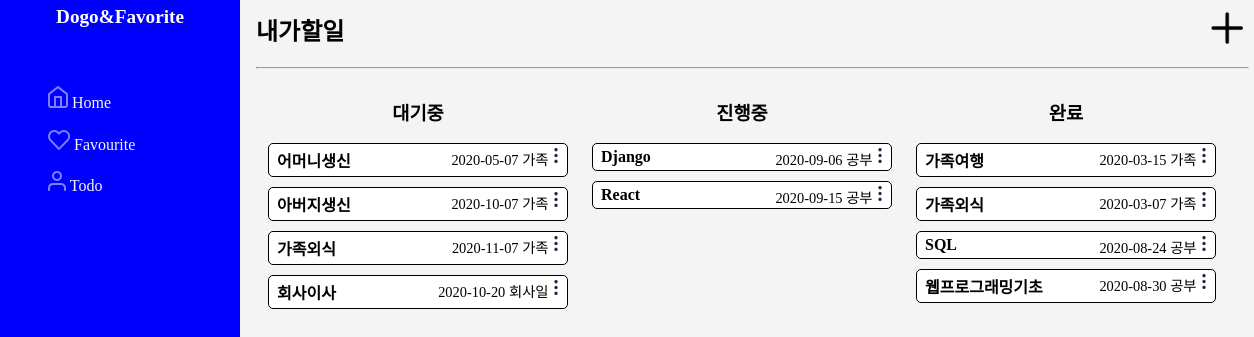
Page /second/todo on the committed database.
### second/models.py (models this page shows)
class Todo(models.Model):
    STATUS_LIST=[
        ('Pending', '할일'),
        ('Inprogress', '진행중'),
        ('End', '완료'),
    ]
    seq = models.AutoField(primary_key = True)
    name = models.CharField(max_length=50)
    status = models.CharField(max_length=10, choices=STATUS_LIST)
    reg_date = models.DateField(auto_now_add = True)
    end_date = models.DateField()
    del_yn = models.BooleanField(default=False)
    group = models.ForeignKey(TodoGroup, on_delete = models.CASCADE)

class TodoGroup(models.Model):
    seq = models.AutoField(primary_key = True)
    name = models.CharField(max_length=50)
    reg_date = models.DateField(auto_now_add=True)
    del_yn = models.BooleanField(default=False)
    def __str__(self):
        return self.name

### second/views.py (the view)
# urls.py: path('todo', views.todo, name='todos'),
def todo(request):
    todos_pending = Todo.objects.filter(status='Pending')
    todos_inprogress = Todo.objects.filter(status='Inprogress')
    todos_end = Todo.objects.filter(status='End')
    return render(request, 'second/todos.html', {
        'todos_pending' : todos_pending,
        'todos_inprogress' : todos_inprogress,
        'todos_end' : todos_end
    })

### second/templates/second/todos.html (shortened to what this page needs)
{% extends 'second/layout.html' %}
{% block content %}
{% load static %}
<div id="content-block">
<h2>내가할일<span class='right-content'><a href="{% url 'second:todo_add' %}"><img src="{% static 'second/icon_add.png' %}"/></a></span></h2>
<hr>
<div class='item-box-enclose-3'>
    <h3 class='center'>대기중</h3>
        {% for todo in todos_pending %}
        <div class='item-box' id='item-box-{{ todo.seq }}'>
            <span class='headline-small'><a href="{% url 'second:todo_detail' todo.seq %}">{{ todo.name }}</a></span>
            <div class='right-content'>
            {{ todo.end_date|date:"Y-m-d" }}
            {{ todo.group }}
                <div class='item-box-image'>
                    <img src="{% static 'second/icon_more.png' %}"  id= 'item-box-{{todo.seq}}-image' style='height:1em;'/>
                </div>
           </div>
        </div>
        {% endfor %}
</div>
<div class='item-box-enclose-3'>
    <h3 class='center'>진행중</h3>
    {% for todo in todos_inprogress %}
        <div class='item-box' id='item-box-{{ todo.seq }}'>
            <span class='headline-small'><a href="{% url 'second:todo_detail' todo.seq %}">{{ todo.name }}</a></span>
            <div class='right-content'>
            {{ todo.end_date|date:"Y-m-d" }}
            {{ todo.group }}
                <div class='item-box-image'>
                    <img src="{% static 'second/icon_more.png' %}"  id= 'item-box-{{todo.seq}}-image' style='height:1em;'/>
                </div>
            </div>
    </div>
    {% endfor %}
</div>
<div class='item-box-enclose-3'>
    <h3 class='center'>완료</h3>
    {% for todo in todos_end %}
        <div class='item-box' id='item-box-{{ todo.seq }}'>
            <span class='headline-small'><a href="{% url 'second:todo_detail' todo.seq %}">{{ todo.name }}</a></span>
            <div class='right-content'>
            {{ todo.end_date|date:"Y-m-d" }}
            {{ todo.group }}
                <div class='item-box-image'>
                    <img src="{% static 'second/icon_more.png' %}"  id= 'item-box-{{todo.seq}}-image' style='height:1em;'/>
                </div>
            </div>
        </div>
    {% endfor %}
</div>
</div>
{% endblock %}

### static/second/style.css (style rules this page uses)
html, body { height:100%; padding:0px; margin:0px; background:#f4f4f4; }
#content-block { width: calc(99% - 240px); padding:3em; padding-top:0; margin:5px; margin-top:0px; margin-left:200px; }
h2 { margin-top:0; padding-top:0.5em; }
.item-box { border:1px solid black; background:white; padding:4px; margin:10px; border-radius:5px; width:calc (98% - 40px); position:relative; }
.headline-small { font-weight:bold; color:black; padding-left:4px; }
.headline-small a { text-decoration:none; }
.right-content { float:right; font-size:0.9em; }
.item-box-enclose-3 { float:left; width:320px; position:relative; padding:2px; }
.center { text-align:center; }
h2 .right-content img { height:1.5em; width:1.5em; margin-right:0.3em; margin-bottom:0.3em; }
.item-box a { text-decoration:none; color:black !important; }
.item-box-image { cursor:pointer; }
.item-box-image { float:right; }

### second/templates/second/todos.html (style rules this page uses)
.item-box-image { float:right; }

### rows in the picture
Todo: name "어머니생신", end_date "2020-05-07", group "가족"
Todo: name "아버지생신", end_date "2020-10-07", group "가족"
Todo: name "가족외식", end_date "2020-11-07", group "가족"
Todo: name "회사이사", end_date "2020-10-20", group "회사일"
Todo: name "Django", end_date "2020-09-06", group "공부"
Todo: name "React", end_date "2020-09-15", group "공부"
Todo: name "가족여행", end_date "2020-03-15", group "가족"
Todo: name "가족외식", end_date "2020-03-07", group "가족"
Todo: name "SQL", end_date "2020-08-24", group "공부"
Todo: name "웹프로그래밍기초", end_date "2020-08-30", group "공부"
